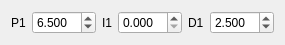
                 <widget class="QWidget" name="gridLayoutWidget_13">
                  <property name="geometry">
                   <rect>
                    <x>10</x>
                    <y>240</y>
                    <width>265</width>
                    <height>31</height>
                   </rect>
                  </property>
                  <layout class="QGridLayout" name="gridLayout_21">
                   <item row="0" column="0">
                    <widget class="QLabel" name="label_36">
                     <property name="font">
                      <font>
                       <pointsize>9</pointsize>
                       <weight>50</weight>
                       <italic>false</italic>
                       <bold>false</bold>
                      </font>
                     </property>
                     <property name="text">
                      <string>P1</string>
                     </property>
                    </widget>
                   </item>
                   <item row="0" column="4">
                    <widget class="QLabel" name="label_35">
                     <property name="font">
                      <font>
                       <pointsize>9</pointsize>
                       <weight>50</weight>
                       <italic>false</italic>
                       <bold>false</bold>
                      </font>
                     </property>
                     <property name="text">
                      <string>D1</string>
                     </property>
                    </widget>
                   </item>
                   <item row="0" column="2">
                    <widget class="QLabel" name="label_37">
                     <property name="font">
                      <font>
                       <pointsize>9</pointsize>
                       <weight>50</weight>
                       <italic>false</italic>
                       <bold>false</bold>
                      </font>
                     </property>
                     <property name="text">
                      <string>I1</string>
                     </property>
                    </widget>
                   </item>
                   <item row="0" column="3">
                    <widget class="QDoubleSpinBox" name="doubleSpinBoxI1Misi_3">
                     <property name="font">
                      <font>
                       <pointsize>9</pointsize>
                       <weight>50</weight>
                       <italic>false</italic>
                       <bold>false</bold>
                      </font>
                     </property>
                     <property name="decimals">
                      <number>3</number>
                     </property>
                     <property name="singleStep">
                      <double>0.100000000000000</double>
                     </property>
                    </widget>
                   </item>
                   <item row="0" column="1">
                    <widget class="QDoubleSpinBox" name="doubleSpinBoxP1Misi_3">
                     <property name="font">
                      <font>
                       <pointsize>9</pointsize>
                       <weight>50</weight>
                       <italic>false</italic>
                       <bold>false</bold>
                      </font>
                     </property>
                     <property name="decimals">
                      <number>3</number>
                     </property>
                     <property name="singleStep">
                      <double>0.200000000000000</double>
                     </property>
                     <property name="value">
                      <double>6.500000000000000</double>
                     </property>
                    </widget>
                   </item>
                   <item row="0" column="5">
                    <widget class="QDoubleSpinBox" name="doubleSpinBoxD1Misi_3">
                     <property name="font">
                      <font>
                       <pointsize>9</pointsize>
                       <weight>50</weight>
                       <italic>false</italic>
                       <bold>false</bold>
                      </font>
                     </property>
                     <property name="decimals">
                      <number>3</number>
                     </property>
                     <property name="singleStep">
                      <double>0.100000000000000</double>
                     </property>
                     <property name="value">
                      <double>2.500000000000000</double>
                     </property>
                    </widget>
                   </item>
                  </layout>
                 </widget>
